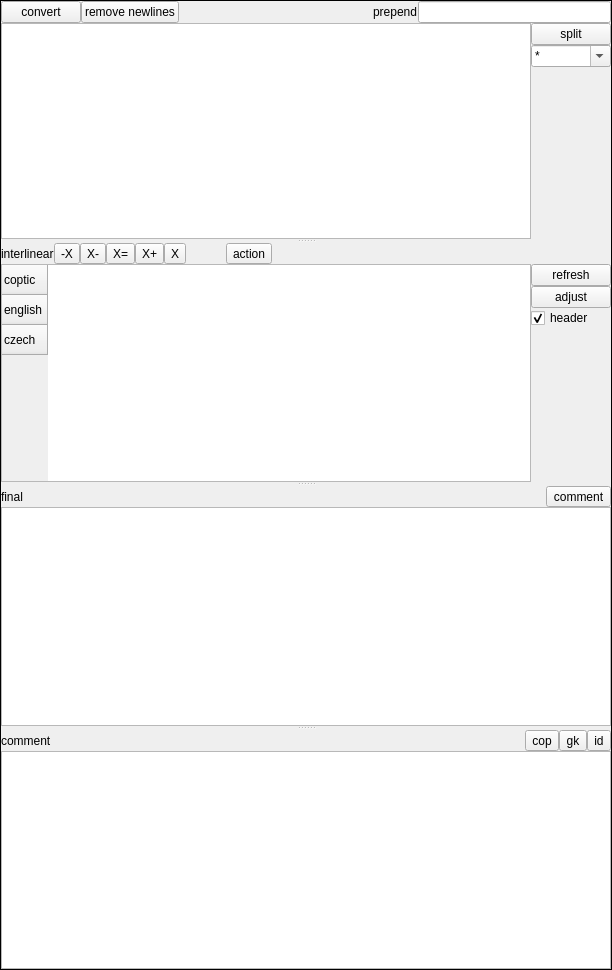
<?xml version="1.0" encoding="UTF-8"?>
<ui version="4.0">
 <class>CIntLinTr</class>
 <widget class="QWidget" name="CIntLinTr">
  <property name="geometry">
   <rect>
    <x>0</x>
    <y>0</y>
    <width>612</width>
    <height>970</height>
   </rect>
  </property>
  <property name="windowTitle">
   <string>translat</string>
  </property>
  <layout class="QVBoxLayout" name="verticalLayout_6">
   <item>
    <widget class="QFrame" name="frame">
     <property name="frameShape">
      <enum>QFrame::Box</enum>
     </property>
     <property name="frameShadow">
      <enum>QFrame::Plain</enum>
     </property>
     <property name="lineWidth">
      <number>1</number>
     </property>
     <layout class="QVBoxLayout" name="verticalLayout_7">
      <item>
       <layout class="QHBoxLayout" name="horizontalLayout_2">
        <item>
         <widget class="QPushButton" name="btCnvText">
          <property name="text">
           <string>convert</string>
          </property>
         </widget>
        </item>
        <item>
         <widget class="QPushButton" name="btRmNewlines">
          <property name="text">
           <string>remove newlines</string>
          </property>
         </widget>
        </item>
        <item>
         <spacer name="horizontalSpacer">
          <property name="orientation">
           <enum>Qt::Horizontal</enum>
          </property>
          <property name="sizeHint" stdset="0">
           <size>
            <width>18</width>
            <height>20</height>
           </size>
          </property>
         </spacer>
        </item>
        <item>
         <widget class="QLabel" name="label_3">
          <property name="text">
           <string>prepend</string>
          </property>
         </widget>
        </item>
        <item>
         <widget class="QLineEdit" name="txtPrep">
          <property name="text">
           <string notr="true"/>
          </property>
         </widget>
        </item>
       </layout>
      </item>
      <item>
       <widget class="QSplitter" name="splitter">
        <property name="orientation">
         <enum>Qt::Vertical</enum>
        </property>
        <widget class="QWidget" name="layoutWidget1">
         <layout class="QHBoxLayout" name="horizontalLayout">
          <item>
           <widget class="QTextEdit" name="txtRaw">
            <property name="sizePolicy">
             <sizepolicy hsizetype="Expanding" vsizetype="Preferred">
              <horstretch>0</horstretch>
              <verstretch>0</verstretch>
             </sizepolicy>
            </property>
            <property name="html">
             <string notr="true">&lt;!DOCTYPE HTML PUBLIC &quot;-//W3C//DTD HTML 4.0//EN&quot; &quot;http://www.w3.org/TR/REC-html40/strict.dtd&quot;&gt;
&lt;html&gt;&lt;head&gt;&lt;meta name=&quot;qrichtext&quot; content=&quot;1&quot; /&gt;&lt;style type=&quot;text/css&quot;&gt;
p, li { white-space: pre-wrap; }
&lt;/style&gt;&lt;/head&gt;&lt;body style=&quot; font-family:'Sans Serif'; font-size:14pt; font-weight:400; font-style:normal;&quot;&gt;
&lt;p style=&quot;-qt-paragraph-type:empty; margin-top:0px; margin-bottom:0px; margin-left:0px; margin-right:0px; -qt-block-indent:0; text-indent:0px;&quot;&gt;&lt;/p&gt;&lt;/body&gt;&lt;/html&gt;</string>
            </property>
            <property name="acceptRichText">
             <bool>false</bool>
            </property>
           </widget>
          </item>
          <item>
           <layout class="QVBoxLayout" name="verticalLayout">
            <item>
             <widget class="QPushButton" name="btCreate">
              <property name="text">
               <string>split</string>
              </property>
              <property name="icon">
               <iconset resource="resfile.qrc">
                <normaloff>:/new/icons/icons/godown.png</normaloff>:/new/icons/icons/godown.png</iconset>
              </property>
             </widget>
            </item>
            <item>
             <widget class="QComboBox" name="cmbSep">
              <property name="editable">
               <bool>true</bool>
              </property>
              <property name="insertPolicy">
               <enum>QComboBox::InsertAtTop</enum>
              </property>
              <item>
               <property name="text">
                <string notr="true">*</string>
               </property>
              </item>
              <item>
               <property name="text">
                <string notr="true">/</string>
               </property>
              </item>
              <item>
               <property name="text">
                <string notr="true">.</string>
               </property>
              </item>
              <item>
               <property name="text">
                <string notr="true">-</string>
               </property>
              </item>
             </widget>
            </item>
            <item>
             <spacer name="verticalSpacer">
              <property name="orientation">
               <enum>Qt::Vertical</enum>
              </property>
              <property name="sizeType">
               <enum>QSizePolicy::Expanding</enum>
              </property>
              <property name="sizeHint" stdset="0">
               <size>
                <width>20</width>
                <height>40</height>
               </size>
              </property>
             </spacer>
            </item>
           </layout>
          </item>
         </layout>
        </widget>
        <widget class="QWidget" name="layoutWidget">
         <layout class="QVBoxLayout" name="verticalLayout_5">
          <item>
           <layout class="QHBoxLayout" name="horizontalLayout_6">
            <item>
             <widget class="QLabel" name="label">
              <property name="text">
               <string>interlinear</string>
              </property>
             </widget>
            </item>
            <item>
             <widget class="QToolButton" name="btP">
              <property name="text">
               <string notr="true">-X</string>
              </property>
             </widget>
            </item>
            <item>
             <widget class="QToolButton" name="btA1">
              <property name="text">
               <string notr="true">X-</string>
              </property>
             </widget>
            </item>
            <item>
             <widget class="QToolButton" name="btA2">
              <property name="text">
               <string notr="true">X=</string>
              </property>
             </widget>
            </item>
            <item>
             <widget class="QToolButton" name="btA3">
              <property name="text">
               <string notr="true">X+</string>
              </property>
             </widget>
            </item>
            <item>
             <widget class="QToolButton" name="btNAP">
              <property name="text">
               <string notr="true">X</string>
              </property>
             </widget>
            </item>
            <item>
             <spacer name="horizontalSpacer_4">
              <property name="orientation">
               <enum>Qt::Horizontal</enum>
              </property>
              <property name="sizeType">
               <enum>QSizePolicy::Preferred</enum>
              </property>
              <property name="sizeHint" stdset="0">
               <size>
                <width>40</width>
                <height>20</height>
               </size>
              </property>
             </spacer>
            </item>
            <item>
             <widget class="QToolButton" name="btAction">
              <property name="text">
               <string>action</string>
              </property>
              <property name="icon">
               <iconset resource="resfile.qrc">
                <normaloff>:/new/icons/icons/action.png</normaloff>:/new/icons/icons/action.png</iconset>
              </property>
              <property name="shortcut">
               <string>Meta+A</string>
              </property>
              <property name="checkable">
               <bool>true</bool>
              </property>
              <property name="toolButtonStyle">
               <enum>Qt::ToolButtonTextBesideIcon</enum>
              </property>
             </widget>
            </item>
            <item>
             <spacer name="horizontalSpacer_5">
              <property name="orientation">
               <enum>Qt::Horizontal</enum>
              </property>
              <property name="sizeHint" stdset="0">
               <size>
                <width>40</width>
                <height>20</height>
               </size>
              </property>
             </spacer>
            </item>
           </layout>
          </item>
          <item>
           <layout class="QHBoxLayout" name="horizontalLayout_3">
            <item>
             <widget class="QTableWidget" name="tblInter">
              <property name="contextMenuPolicy">
               <enum>Qt::CustomContextMenu</enum>
              </property>
              <property name="selectionMode">
               <enum>QAbstractItemView::ContiguousSelection</enum>
              </property>
              <property name="textElideMode">
               <enum>Qt::ElideMiddle</enum>
              </property>
              <property name="verticalScrollMode">
               <enum>QAbstractItemView::ScrollPerPixel</enum>
              </property>
              <property name="horizontalScrollMode">
               <enum>QAbstractItemView::ScrollPerPixel</enum>
              </property>
              <row>
               <property name="text">
                <string>coptic</string>
               </property>
              </row>
              <row>
               <property name="text">
                <string>english</string>
               </property>
              </row>
              <row>
               <property name="text">
                <string>czech</string>
               </property>
              </row>
             </widget>
            </item>
            <item>
             <layout class="QVBoxLayout" name="verticalLayout_2">
              <item>
               <widget class="QPushButton" name="btReadDb">
                <property name="text">
                 <string>refresh</string>
                </property>
                <property name="icon">
                 <iconset resource="resfile.qrc">
                  <normaloff>:/new/icons/icons/refresh.png</normaloff>:/new/icons/icons/refresh.png</iconset>
                </property>
                <property name="shortcut">
                 <string>Ctrl+R</string>
                </property>
               </widget>
              </item>
              <item>
               <widget class="QPushButton" name="btAdjust">
                <property name="text">
                 <string>adjust</string>
                </property>
               </widget>
              </item>
              <item>
               <widget class="QCheckBox" name="cbHHeader">
                <property name="text">
                 <string>header</string>
                </property>
                <property name="checked">
                 <bool>true</bool>
                </property>
               </widget>
              </item>
              <item>
               <spacer name="verticalSpacer_2">
                <property name="orientation">
                 <enum>Qt::Vertical</enum>
                </property>
                <property name="sizeHint" stdset="0">
                 <size>
                  <width>20</width>
                  <height>17</height>
                 </size>
                </property>
               </spacer>
              </item>
             </layout>
            </item>
           </layout>
          </item>
         </layout>
        </widget>
        <widget class="QWidget" name="layoutWidget">
         <layout class="QVBoxLayout" name="verticalLayout_3">
          <item>
           <layout class="QHBoxLayout" name="horizontalLayout_4">
            <item>
             <widget class="QLabel" name="label_2">
              <property name="text">
               <string>final</string>
              </property>
             </widget>
            </item>
            <item>
             <spacer name="horizontalSpacer_2">
              <property name="orientation">
               <enum>Qt::Horizontal</enum>
              </property>
              <property name="sizeHint" stdset="0">
               <size>
                <width>40</width>
                <height>20</height>
               </size>
              </property>
             </spacer>
            </item>
            <item>
             <widget class="QToolButton" name="btCrLink">
              <property name="text">
               <string>comment</string>
              </property>
             </widget>
            </item>
           </layout>
          </item>
          <item>
           <widget class="QTextEdit" name="txtFinal">
            <property name="html">
             <string notr="true">&lt;!DOCTYPE HTML PUBLIC &quot;-//W3C//DTD HTML 4.0//EN&quot; &quot;http://www.w3.org/TR/REC-html40/strict.dtd&quot;&gt;
&lt;html&gt;&lt;head&gt;&lt;meta name=&quot;qrichtext&quot; content=&quot;1&quot; /&gt;&lt;style type=&quot;text/css&quot;&gt;
p, li { white-space: pre-wrap; }
&lt;/style&gt;&lt;/head&gt;&lt;body style=&quot; font-family:'Sans Serif'; font-size:14pt; font-weight:400; font-style:normal;&quot;&gt;
&lt;p style=&quot;-qt-paragraph-type:empty; margin-top:0px; margin-bottom:0px; margin-left:0px; margin-right:0px; -qt-block-indent:0; text-indent:0px;&quot;&gt;&lt;/p&gt;&lt;/body&gt;&lt;/html&gt;</string>
            </property>
            <property name="acceptRichText">
             <bool>false</bool>
            </property>
           </widget>
          </item>
         </layout>
        </widget>
        <widget class="QWidget" name="layoutWidget">
         <layout class="QVBoxLayout" name="verticalLayout_4">
          <item>
           <layout class="QHBoxLayout" name="horizontalLayout_5">
            <item>
             <widget class="QLabel" name="label_4">
              <property name="text">
               <string>comment</string>
              </property>
             </widget>
            </item>
            <item>
             <spacer name="horizontalSpacer_3">
              <property name="orientation">
               <enum>Qt::Horizontal</enum>
              </property>
              <property name="sizeHint" stdset="0">
               <size>
                <width>40</width>
                <height>20</height>
               </size>
              </property>
             </spacer>
            </item>
            <item>
             <widget class="QToolButton" name="btCopTag">
              <property name="text">
               <string notr="true">cop</string>
              </property>
             </widget>
            </item>
            <item>
             <widget class="QToolButton" name="btGkTag">
              <property name="text">
               <string notr="true">gk</string>
              </property>
             </widget>
            </item>
            <item>
             <widget class="QToolButton" name="btIdTag">
              <property name="text">
               <string notr="true">id</string>
              </property>
             </widget>
            </item>
           </layout>
          </item>
          <item>
           <widget class="QTextEdit" name="txtAppend">
            <property name="html">
             <string notr="true">&lt;!DOCTYPE HTML PUBLIC &quot;-//W3C//DTD HTML 4.0//EN&quot; &quot;http://www.w3.org/TR/REC-html40/strict.dtd&quot;&gt;
&lt;html&gt;&lt;head&gt;&lt;meta name=&quot;qrichtext&quot; content=&quot;1&quot; /&gt;&lt;style type=&quot;text/css&quot;&gt;
p, li { white-space: pre-wrap; }
&lt;/style&gt;&lt;/head&gt;&lt;body style=&quot; font-family:'Sans Serif'; font-size:14pt; font-weight:400; font-style:normal;&quot;&gt;
&lt;p style=&quot;-qt-paragraph-type:empty; margin-top:0px; margin-bottom:0px; margin-left:0px; margin-right:0px; -qt-block-indent:0; text-indent:0px;&quot;&gt;&lt;/p&gt;&lt;/body&gt;&lt;/html&gt;</string>
            </property>
            <property name="acceptRichText">
             <bool>false</bool>
            </property>
           </widget>
          </item>
         </layout>
        </widget>
       </widget>
      </item>
     </layout>
    </widget>
   </item>
  </layout>
 </widget>
 <layoutdefault spacing="0" margin="0"/>
 <resources>
  <include location="resfile.qrc"/>
 </resources>
 <connections/>
</ui>
